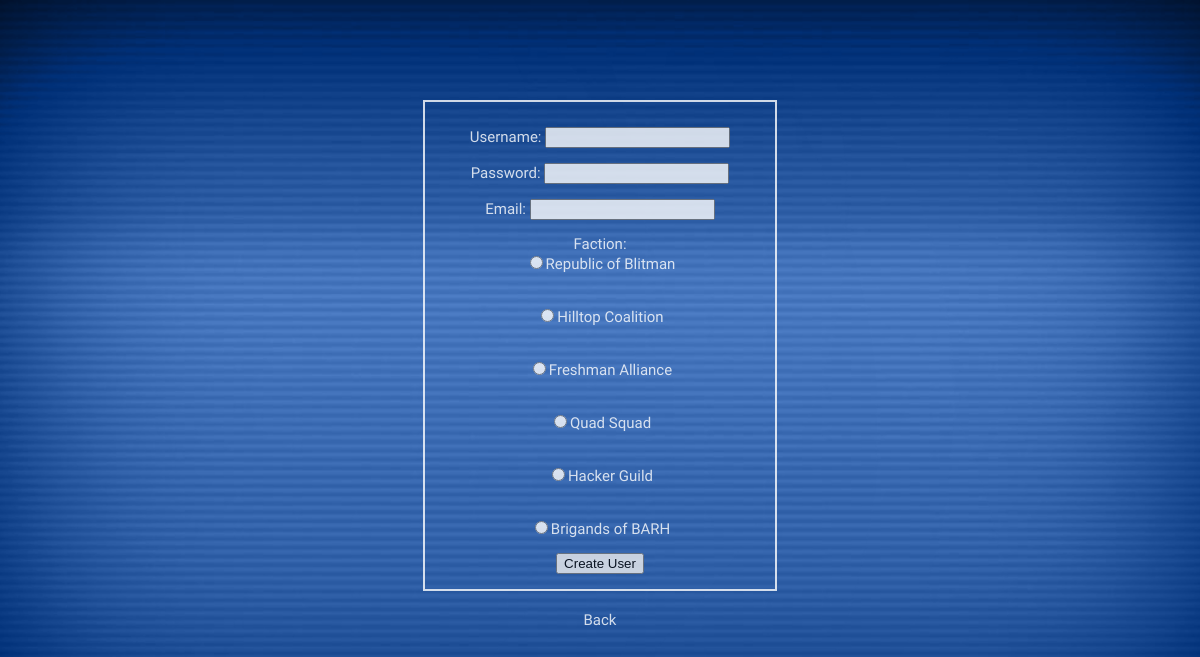
Before: /resources/auth/create_user.php with the older database file.
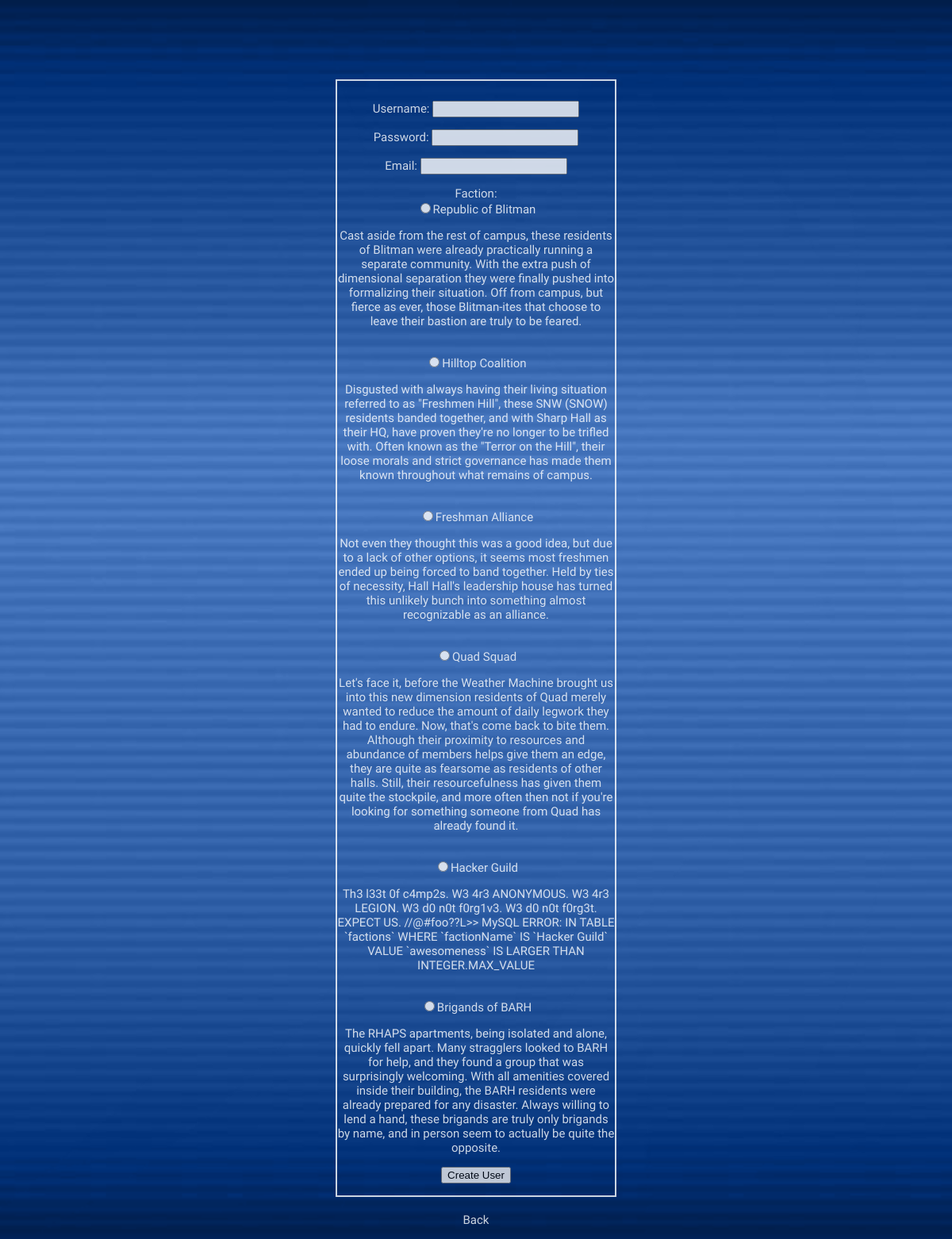
After: the same page with the newer database file.
### tables this page shows
CREATE TABLE IF NOT EXISTS `factions` (
  `factionID` int(11) NOT NULL,
  `factionName` varchar(255) NOT NULL,
  `description` text NOT NULL,
  `startingLocation` int(11) NOT NULL,
  UNIQUE KEY `factionID` (`factionID`)
);

### resources/auth/create_user.php (the view, shortened to what this page needs)
<?php
if (isset($_POST['username']) && isset($_POST['password']) && isset($_POST['email']) && isset($_POST['faction']) && !empty($_POST['username']) && !empty($_POST['password']) && !empty($_POST['email']) && !empty($_POST['faction'])) {
    $name = $config['DB_NAME'];
    $username = $_POST['username'];
    $password = $_POST['password'];
    $email = $_POST['email'];
    $faction = $_POST['faction'];
    try {
    	$pdo = new PDO("mysql:host=localhost;dbname=$name", $config['DB_USERNAME'], $config['DB_PASSWORD']);
    	$pdo->setAttribute(PDO::ATTR_ERRMODE, PDO::ERRMODE_EXCEPTION);
    	try {
    		$user_chk = $pdo->prepare('SELECT `name` FROM `players` WHERE name=:username');
    		$user_chk->execute(array(':username' => $username));
    		if ($user_chk->fetch()) {
    			echo "Duplicate username.<br/><a href='create_user.php'>Back</a>";
    		}
    		else{
    			$prep = $pdo->prepare('INSERT INTO `players` (`name`, `allnaturalseasalt`, `password`,`email`,`faction`, `current_location`) VALUES (:username, :salt, :password, :email, :faction, "1,1,1");');
    			$salt = hash('sha256',uniqid(mt_rand(), true));
    			$password = hash('sha256',$salt.$password);
    			$prep->execute(array(
    				':username' => htmlspecialchars($username),
    				':salt' => $salt,
    				':password' => $password,
    				':email' => $email,
    				':faction' => $faction
    				));
    			header('location: login.php');
    		}
    	} catch(PDOException $e) {
    		print_r($e);
    		echo "User not added.</p>";
    	}
    }  catch(PDOException $e) {
    	echo "<p>Database does not yet exist...</p>";
    }
} else {
	echo "
	<html>
	<head>
	<title>RPI-S: create user</title>
	<link rel='stylesheet' href='../css/style.css' type='text/css'/>
	</head>
	<div id='main2'>
	<form id='newUser' name='newUser' action='create_user.php' method='post'>
	<p>
	<label for='username'>Username:</label>
	<input type='name' id='username' name='username'>
	</p>
	<p>
	<label for='password'>Password:</label>
	<input type='password' id='password' name='password'>
	</p>
	<p>
	<label for='email'>Email:</label>
	<input type='email' id='email' name='email'>
	</p>
	<p>
	<label for='faction'>Faction:</label>";
    try {
        $name = $config['DB_NAME'];
        $pdo = new PDO("mysql:host=localhost;dbname=$name", $config['DB_USERNAME'], $config['DB_PASSWORD']);
        $pdo->setAttribute(PDO::ATTR_ERRMODE, PDO::ERRMODE_EXCEPTION);
        $factions = $pdo->prepare('SELECT `factionID`,`factionName`,`description` FROM `factions` ORDER BY `factionID`');
        $factions->execute();
        $result = $factions->fetchAll();
        foreach ($result as $faction) {
            if ($faction['factionID'] != -1) {
                echo "<input type='radio' name='faction' value='".$faction["factionID"]."'>".$faction["factionName"];
                echo "<p>".$faction['description']."</p>";
            }
        }
    }  catch(PDOException $e) {
        echo "<p>Error loading factions..</p>";
        echo $e;
    }
    echo "
	</p>
	<p><input type='submit' value='Create User'></p>
	</form>
	<p style='text-align:center;'><a href='login.php'> Back </a></p></div>
	</html>";
}
?>

### resources/css/style.css (style rules this page uses)
a { color: #FFFFFF; text-decoration: none; }
#main2 { margin-right: auto; margin-left: auto; opacity: 0.8; }
#newUser { width: 350px; margin-left: auto; margin-right: auto; margin-top: 100px; margin-bottom: 20px; padding-top: 10px; text-align: center; border: 2px solid #FFFFFF; }

Changed rows visible on the page:
changed factions "Republic of Blitman": description (not shown) → "Cast aside from the rest of campus, these residents of Blitman were already practically running a separate community. With the extra push of dimensional separation they were finally pushed into formalizing their situation. Off from campus, but fierce as ever, those Blitman-ites that choose to leave their bastion are truly to be feared."
changed factions "Hilltop Coalition": description (not shown) → "Disgusted with always having their living situation referred to as \"Freshmen Hill\", these SNW (SNOW) residents banded together, and with Sharp Hall as their HQ, have proven they're no longer to be trifled with. Often known as the \"Terror on the Hill\", their loose morals and strict governance has made them known throughout what remains of campus."
changed factions "Freshman Alliance": description (not shown) → "Not even they thought this was a good idea, but due to a lack of other options, it seems most freshmen ended up being forced to band together. Held by ties of necessity, Hall Hall's leadership house has turned this unlikely bunch into something almost recognizable as an alliance."
changed factions "Quad Squad": description (not shown) → "Let's face it, before the Weather Machine brought us into this new dimension residents of Quad merely wanted to reduce the amount of daily legwork they had to endure. Now, that's come back to bite them. Although their proximity to resources and abundance of members helps give them an edge, they are quite as fearsome as residents of other halls. Still, their resourcefulness has given them quite the stockpile, and more often then not if you're looking for something someone from Quad has already found it."
changed factions "Hacker Guild": description (not shown) → "Th3 l33t 0f c4mp2s. W3 4r3 ANONYMOUS. W3 4r3 LEGION. W3 d0 n0t f0rg1v3. W3 d0 n0t f0rg3t. EXPECT US. //@#foo??L>> MySQL ERROR: IN TABLE `factions` WHERE `factionName` IS `Hacker Guild` VALUE `awesomeness` IS LARGER THAN INTEGER.MAX_VALUE"
changed factions "Brigands of BARH": description (not shown) → "The RHAPS apartments, being isolated and alone, quickly fell apart. Many stragglers looked to BARH for help, and they found a group that was surprisingly welcoming. With all amenities covered inside their building, the BARH residents were already prepared for any disaster. Always willing to lend a hand, these brigands are truly only brigands by name, and in person seem to actually be quite the opposite."
